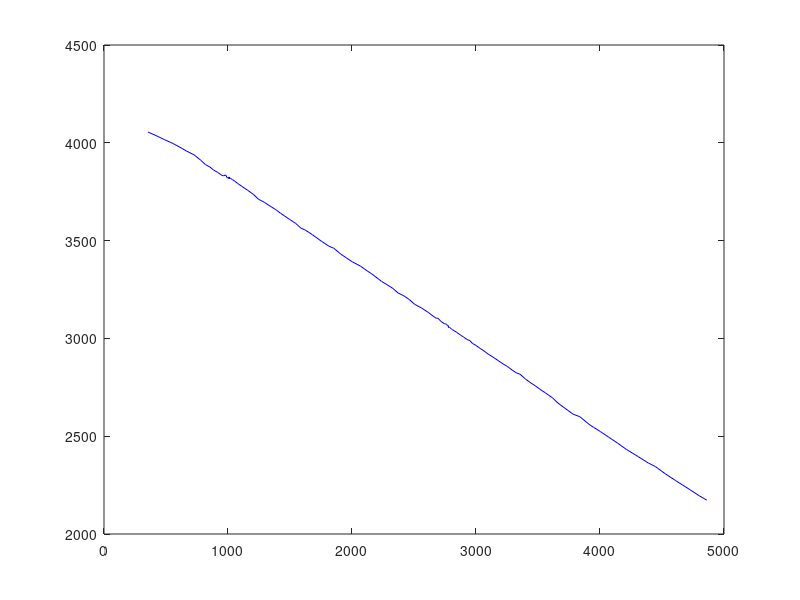

This chart was generated by the following MATLAB code:
% NE

% It is suggested that the x coordinate of the stopping
% point should be bigger than the x coordinate of the starting point for
% the NE case. For kexi, it is suggested that it should be between 0 and 1.

function[xx,yy,k]=NE2()

x=[290         355         420         484         549         609         667         719         766         810         846         877         904         933         944         959         974         995        1004        1007      1010        1004        1008        1009        1007        1009        1011        1011        1011        1012        1011        1010        1013        1014         1013        1015        1013        1012        1018        1033        1050        1076        1105        1146        1188        1235        1280        1333        1386        1436        1495        1548        1604        1660        1717        1774        1838        1891        1949        2006        2069        2129        2187        2245        2299        2349        2398        2447        2493        2534        2576        2615        2649        2679        2706        2729        2748        2762        2770        2772        2778        2777        2780        2781        2781        2781        2781        2784        2786        2793        2802        2816        2833        2851        2869        2887        2917        2940        2965        2995        3025        3057        3092        3128        3166        3212        3257        3298        3342        3387        3429        3473        3518        3556        3599        3635        3669        3731        3799        3870        3934        4005        4075        4150        4223        4294        4366        4435        4507        4576        4649        4713        4783        4849        4916        4984];

y=[4071        4055        4037        4017        3999        3979        3957        3936        3917        3898        3881        3863        3854        3842        3836        3829        3834        3825        3823      3822        3819        3819        3822        3819        3821      3820        3820        3821        3820        3821        3819        3820        3820        3821        3822        3822        3820         3821        3819        3813        3806        3793        3780        3763        3744        3722        3701        3679        3658        3634        3609        3587        3562        3539        3514        3487        3462        3439        3414        3390        3364        3343        3318        3288        3269        3247        3227        3205        3185        3167        3149        3133        3116        3103        3093        3081        3074        3068        3064        3063        3060        3059        3061        3059        3060        3060        3059        3057        3056        3054        3048        3042        3036        3028        3020        3012        3000        2988        2977        2966        2952        2940        2922        2909        2892        2872        2855        2835        2817        2798        2778        2760        2739        2723        2705        2687        2664        2637        2612        2579     2551        2523        2493        2461        2428        2401        2373        2344        2316     2287        2257        2232        2202        2177        2154        2127];


a=x(2); %3100;
b=x(end-1); %;1500;
kexi=0.2;
D=5;

try
    
    v_x=zeros(1,length(x)-1);
    
    for i=1:1:(length(x)-1)
        
        v_x(i)=x(i+1)-x(i)+0.0001*randn; % calculate the velocity of the original data
        
    end
    
    
    
    %a=403;   % 403
    %b=4873;  % 4873
    %kexi=0.2;
    %D=2; % the lane width
    k=1;
    num1=1;
    num2=1;
    xx=zeros(1,200);
    yy=zeros(1,200);
    xx2=zeros(1,200);
    yy2=zeros(1,200);
    vv=zeros(1,200);
    theta=zeros(1,200);
    l=zeros(1,200); % the lane car is using
    cl=zeros(1,200); % which direction car is changing lane
    
    for i=1:1:length(x)
        
        if (x(i)==a)
            num1=i;
            break;
        end
        if (x(i)>a)
            num1=i-1+(a-x(i-1))/(x(i)-x(i-1));
            break;
        end
        
    end
    
    xx(1)=a;
    yy(1)=y(floor(num1))+((a-x(floor(num1)))/(x(floor(num1)+1)-x(floor(num1))))*(y(floor(num1)+1)-y(floor(num1)));
    
    
    while (xx(k)<b)
        vv(k)=v_x(floor(num1))*(1+kexi*randn);  % vv is the velocity of the car
        num2=num1+(vv(k)/v_x(floor(num1)));
        
        xx(k+1)=x(floor(num2))+(num2-floor(num2))*(x(floor(num2)+1)-x(floor(num2)));
        yy(k+1)=y(floor(num2))+(num2-floor(num2))*(y(floor(num2)+1)-y(floor(num2)));
        
        % rn is a random number between (0,1), and l indicates which lane car is
        % using, cl denotes which direction car is changing lane.
        rn=rand;
        if ((l(k)==0)&&(rn<0.1))
            l(k+1)=1;
            cl(k+1)=1;
        end
        if ((l(k)==0)&&(rn>0.9))
            l(k+1)=-1;
            cl(k+1)=-1;
        end
        if ((l(k)==1)&&(rn<0.1))
            l(k+1)=0;
            cl(k+1)=-1;
        end
        if ((l(k)==-1)&&(rn>0.9))
            l(k+1)=0;
            cl(k+1)=1;
        end
        
        % change the coordinates with lane change
        
        theta(k+1)=atan((yy(k+1)-yy(k))./(xx(k+1)-xx(k)));
        
        
        xx(k+1)=xx(k+1)+D*sin(theta(k+1))*cl(k+1);
        yy(k+1)=yy(k+1)-D*cos(theta(k+1))*cl(k+1);
        
        num1=num2;
        k=k+1;
        
    end
    if isempty(find(isnan(xx))) &&  isempty(find(isnan(yy)))
        %         for i=1:1:k-1
        %             plot(xx(i),yy(i),'b');
        %             drawnow;
        %             %             pause(0.1);
        %         end
        plot(xx(1:k-1),yy(1:k-1),'b'); drawnow;
    end
catch ME
end

end



